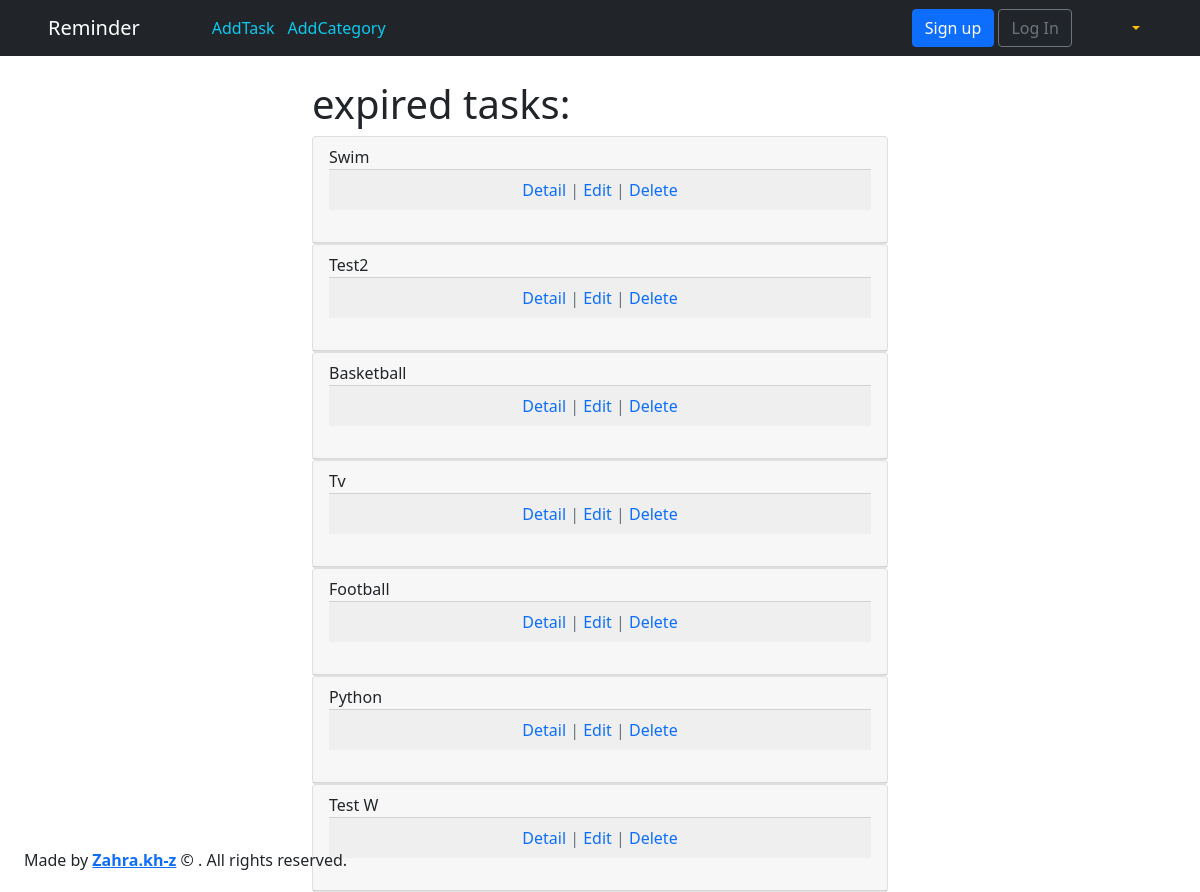
The page /task_expire/ on the database its author committed.
### todo/models.py (models this page shows, shortened)
class Task(models.Model):
    PRIORITY_TASK = [
        (0, 'بی اهمیت'),
        (1, 'کم اهمیت'),
        (2, 'توجه'),
        (3, 'قابل توجه'),
        (4, 'مهم'),
        (5, 'ضروری'),
    ]
    ENABLE = "enable"
    STATUS_TASK = [
        ('disable', 'غیرفعال'),
        (ENABLE, 'فعال'),
        ('doing', 'در حال انجام'),
        ('done', 'انجام شده'),
        ('expire', 'منقضی'),
        ('archive', 'ارشیو'),
    ]
    title = models.CharField(max_length=250)
    description = models.TextField()
    category = models.ForeignKey(Category, default="general", on_delete=models.CASCADE, related_name='ITEM')
    priority = models.IntegerField(choices=PRIORITY_TASK, default=4)
    expire_date = models.DateTimeField(blank=True, null=True, default=timezone.now)
    objects = TodoManager()
    picture = models.ImageField(default='TASK_4_Safe.png', upload_to='picture/')
    today = models.DateTimeField(auto_now=True)
    status = models.CharField(max_length=10, choices=STATUS_TASK, default=ENABLE)
    created_at = models.DateTimeField(auto_now_add=True)
    updated_at = models.DateTimeField(auto_now=True)
    class Meta:
        ordering = ["-expire_date"]  # ordering by the expire_date field
    def get_absolute_url(self):
        return reverse('task_detail', args=[str(self.id)])

### todo/views.py (the view)
# urls.py: path('task_expire/', show_expire, name='show_expire'),
def show_expire(request):
    tasks_expire_list = Task.objects.task_expired()
    context = {"tasks_expire_list": tasks_expire_list}
    return render(request, 'task_expire.html', context)

### todo/models.py (called while the page is built)
    def task_expired(request):
        now = timezone.now()
        tasks_expire_list = Task.objects.filter(expire_date__lte=now)
        return tasks_expire_list

### templates/task_expire.html
{% extends 'base.html' %}
{% block content %}
     <div class="container" style="width:600px; margin:0 auto;">
        <h1>expired tasks: </h1>
        {% for task in tasks_expire_list %}
            <div class="card " style="max-width: 600px ">
                <div class="card-header">
                    <span class="font-weight-bold"> {{ task.title|title }}</span>
                    <br>
                <div class="card-footer text-center text-muted">
                    <a class="text-decoration-none" href="{{ task.get_absolute_url }}">Detail</a> |
                     <a class="text-decoration-none" href="{% url 'task_edit' task.pk %}">Edit</a> |
                    <a class="text-decoration-none" href="{% url 'task_delete' task.pk %}">Delete</a>
                </div>
                <br>
                </div>
            </div>
        {% endfor %}
     </div>
{% endblock %}

### rows shown on the page
Task: title "Swim"
Task: title "Test2"
Task: title "Basketball"
Task: title "Tv"
Task: title "Football"
Task: title "Python"
Task: title "Test W"
